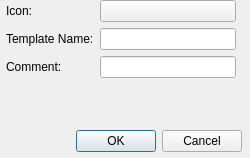
<?xml version="1.0" encoding="UTF-8"?>
<ui version="4.0">
 <class>CollectionTemplateDialog</class>
 <widget class="QDialog" name="CollectionTemplateDialog">
  <property name="geometry">
   <rect>
    <x>0</x>
    <y>0</y>
    <width>250</width>
    <height>158</height>
   </rect>
  </property>
  <property name="sizePolicy">
   <sizepolicy hsizetype="MinimumExpanding" vsizetype="Preferred">
    <horstretch>0</horstretch>
    <verstretch>0</verstretch>
   </sizepolicy>
  </property>
  <property name="modal">
   <bool>true</bool>
  </property>
  <widget class="QWidget" name="layoutWidget">
   <property name="geometry">
    <rect>
     <x>0</x>
     <y>0</y>
     <width>242</width>
     <height>152</height>
    </rect>
   </property>
   <layout class="QVBoxLayout" name="verticalLayout">
    <item>
     <layout class="QFormLayout" name="formLayout">
      <property name="leftMargin">
       <number>6</number>
      </property>
      <property name="rightMargin">
       <number>6</number>
      </property>
      <item row="1" column="0">
       <widget class="QLabel" name="labelName">
        <property name="text">
         <string>Template Name:</string>
        </property>
       </widget>
      </item>
      <item row="1" column="1">
       <widget class="QLineEdit" name="editName"/>
      </item>
      <item row="2" column="0">
       <widget class="QLabel" name="labelComment">
        <property name="text">
         <string>Comment:</string>
        </property>
       </widget>
      </item>
      <item row="2" column="1">
       <widget class="QLineEdit" name="editComment"/>
      </item>
      <item row="0" column="1">
       <widget class="KIconButton" name="editIcon">
        <property name="iconSize">
         <number>32</number>
        </property>
       </widget>
      </item>
      <item row="0" column="0">
       <widget class="QLabel" name="labelIcon">
        <property name="text">
         <string>Icon:</string>
        </property>
       </widget>
      </item>
     </layout>
    </item>
    <item>
     <spacer name="verticalSpacer">
      <property name="orientation">
       <enum>Qt::Vertical</enum>
      </property>
      <property name="sizeHint" stdset="0">
       <size>
        <width>10</width>
        <height>10</height>
       </size>
      </property>
     </spacer>
    </item>
    <item>
     <widget class="QDialogButtonBox" name="buttonBox">
      <property name="standardButtons">
       <set>QDialogButtonBox::Cancel|QDialogButtonBox::Ok</set>
      </property>
     </widget>
    </item>
   </layout>
  </widget>
 </widget>
 <customwidgets>
  <customwidget>
   <class>KIconButton</class>
   <extends>QPushButton</extends>
   <header>kiconbutton.h</header>
  </customwidget>
 </customwidgets>
 <resources/>
 <connections>
  <connection>
   <sender>buttonBox</sender>
   <signal>accepted()</signal>
   <receiver>CollectionTemplateDialog</receiver>
   <slot>accept()</slot>
   <hints>
    <hint type="sourcelabel">
     <x>144</x>
     <y>263</y>
    </hint>
    <hint type="destinationlabel">
     <x>141</x>
     <y>205</y>
    </hint>
   </hints>
  </connection>
  <connection>
   <sender>buttonBox</sender>
   <signal>rejected()</signal>
   <receiver>CollectionTemplateDialog</receiver>
   <slot>reject()</slot>
   <hints>
    <hint type="sourcelabel">
     <x>229</x>
     <y>244</y>
    </hint>
    <hint type="destinationlabel">
     <x>255</x>
     <y>209</y>
    </hint>
   </hints>
  </connection>
 </connections>
</ui>
